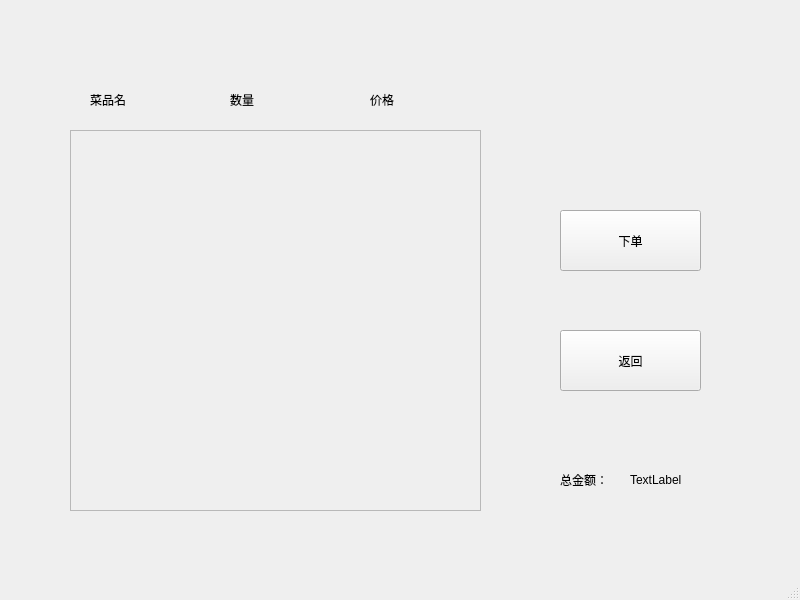
<?xml version="1.0" encoding="UTF-8"?>
<ui version="4.0">
 <class>MyOrder</class>
 <widget class="QMainWindow" name="MyOrder">
  <property name="geometry">
   <rect>
    <x>0</x>
    <y>0</y>
    <width>800</width>
    <height>600</height>
   </rect>
  </property>
  <property name="windowTitle">
   <string>MainWindow</string>
  </property>
  <widget class="QWidget" name="centralwidget">
   <widget class="QPushButton" name="orderButton">
    <property name="geometry">
     <rect>
      <x>560</x>
      <y>210</y>
      <width>141</width>
      <height>61</height>
     </rect>
    </property>
    <property name="text">
     <string>下单</string>
    </property>
   </widget>
   <widget class="QScrollArea" name="scrollArea">
    <property name="geometry">
     <rect>
      <x>70</x>
      <y>130</y>
      <width>411</width>
      <height>381</height>
     </rect>
    </property>
    <property name="widgetResizable">
     <bool>true</bool>
    </property>
    <widget class="QWidget" name="scrollAreaWidgetContents">
     <property name="geometry">
      <rect>
       <x>0</x>
       <y>0</y>
       <width>409</width>
       <height>379</height>
      </rect>
     </property>
    </widget>
   </widget>
   <widget class="QLabel" name="label">
    <property name="geometry">
     <rect>
      <x>90</x>
      <y>90</y>
      <width>69</width>
      <height>19</height>
     </rect>
    </property>
    <property name="text">
     <string>菜品名</string>
    </property>
   </widget>
   <widget class="QLabel" name="label_2">
    <property name="geometry">
     <rect>
      <x>230</x>
      <y>90</y>
      <width>69</width>
      <height>19</height>
     </rect>
    </property>
    <property name="text">
     <string>数量</string>
    </property>
   </widget>
   <widget class="QLabel" name="label_3">
    <property name="geometry">
     <rect>
      <x>370</x>
      <y>90</y>
      <width>69</width>
      <height>19</height>
     </rect>
    </property>
    <property name="text">
     <string>价格</string>
    </property>
   </widget>
   <widget class="QPushButton" name="backButton">
    <property name="geometry">
     <rect>
      <x>560</x>
      <y>330</y>
      <width>141</width>
      <height>61</height>
     </rect>
    </property>
    <property name="text">
     <string>返回</string>
    </property>
   </widget>
   <widget class="QLabel" name="label_4">
    <property name="geometry">
     <rect>
      <x>560</x>
      <y>470</y>
      <width>69</width>
      <height>19</height>
     </rect>
    </property>
    <property name="text">
     <string>总金额：</string>
    </property>
   </widget>
   <widget class="QLabel" name="label_total_price">
    <property name="geometry">
     <rect>
      <x>630</x>
      <y>470</y>
      <width>69</width>
      <height>19</height>
     </rect>
    </property>
    <property name="text">
     <string>TextLabel</string>
    </property>
   </widget>
  </widget>
  <widget class="QMenuBar" name="menubar">
   <property name="geometry">
    <rect>
     <x>0</x>
     <y>0</y>
     <width>800</width>
     <height>25</height>
    </rect>
   </property>
  </widget>
  <widget class="QStatusBar" name="statusbar"/>
 </widget>
 <resources/>
 <connections/>
</ui>
